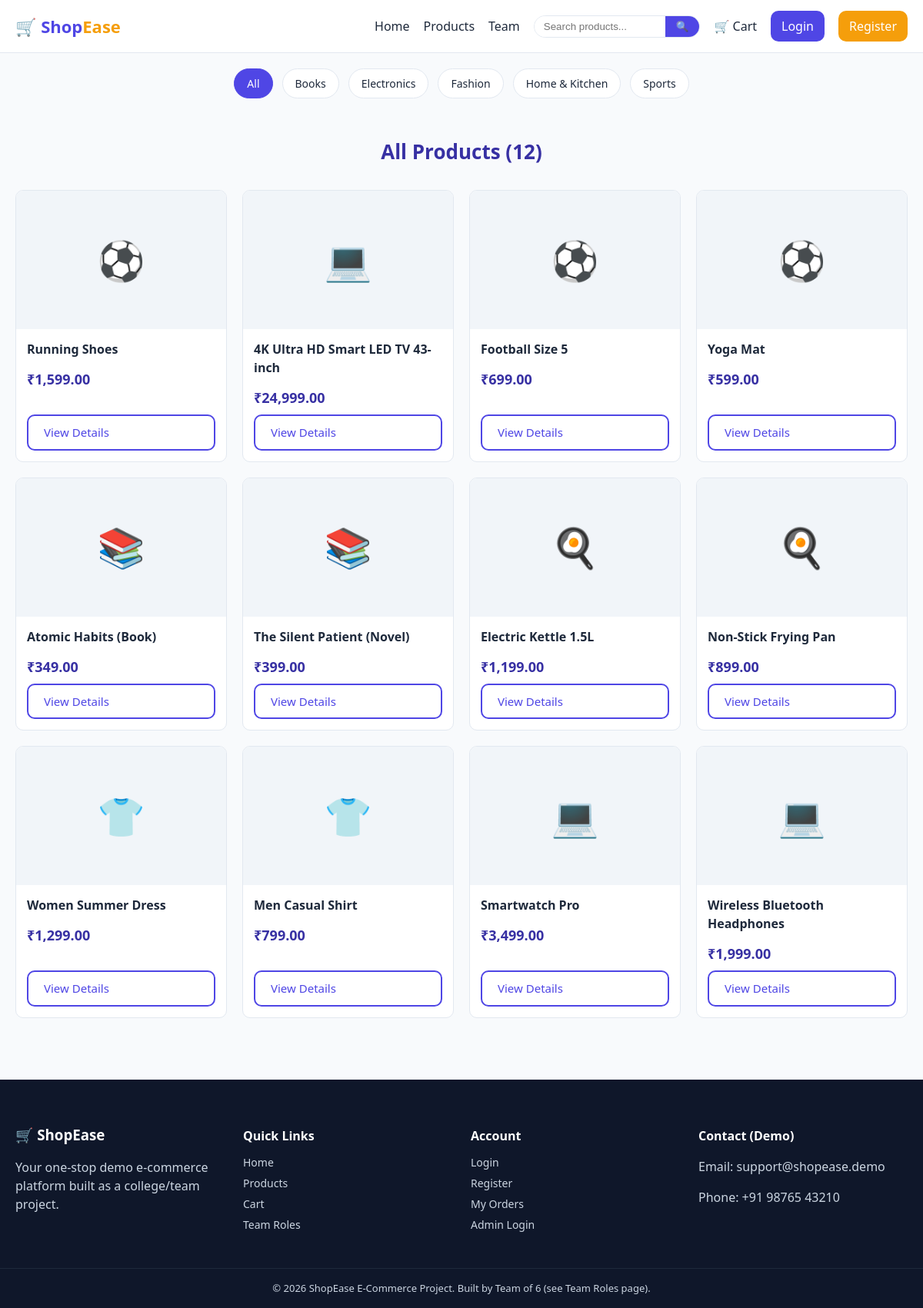
/products.php, run on the app's committed database.
### tables this page shows
CREATE TABLE IF NOT EXISTS categories (
    id INT AUTO_INCREMENT PRIMARY KEY,
    name VARCHAR(100) NOT NULL
);

CREATE TABLE IF NOT EXISTS products (
    id INT AUTO_INCREMENT PRIMARY KEY,
    name VARCHAR(150) NOT NULL,
    description TEXT,
    price DECIMAL(10,2) NOT NULL,
    image VARCHAR(255) DEFAULT 'no-image.png',
    category_id INT,
    stock INT DEFAULT 100,
    created_at DATETIME DEFAULT CURRENT_TIMESTAMP,
    FOREIGN KEY (category_id) REFERENCES categories(id) ON DELETE SET NULL
);

### includes/helpers.php (called while the page is built, shortened)
<?php
function categoryEmoji($category_id) {
    $map = [
        1 => '💻',
        2 => '👕',
        3 => '🍳',
        4 => '📚',
        5 => '⚽',
    ];
    return isset($map[$category_id]) ? $map[$category_id] : '📦';
}
?>

### products.php (the view, shortened to what this page needs)
<?php
require_once __DIR__ . '/config/db.php';
require_once __DIR__ . '/includes/helpers.php';
include __DIR__ . '/includes/header.php';
$categories = mysqli_query($conn, "SELECT * FROM categories ORDER BY name");
$search = isset($_GET['search']) ? sanitize($conn, $_GET['search']) : '';
$categoryId = isset($_GET['category']) ? (int) $_GET['category'] : 0;
$sql = "SELECT * FROM products WHERE 1=1";
$sql .= " ORDER BY id DESC";
$products = mysqli_query($conn, $sql);
$productCount = mysqli_num_rows($products);
?>
<div class="categories-bar">
  <a href="products.php" class="category-chip <?php echo $categoryId == 0 ? 'active' : ''; ?>">All</a>
  <?php
  mysqli_data_seek($categories, 0);
  while ($cat = mysqli_fetch_assoc($categories)):
  ?>
    <a href="products.php?category=<?php echo $cat['id']; ?>" class="category-chip <?php echo $categoryId == $cat['id'] ? 'active' : ''; ?>">
      <?php echo htmlspecialchars($cat['name']); ?>
    </a>
  <?php endwhile; ?>
</div>
<h2 class="section-title">
  <?php echo $search !== '' ? 'Search results for "' . htmlspecialchars($search) . '"' : 'All Products'; ?>
  (<?php echo $productCount; ?>)
</h2>
<?php if ($productCount === 0): ?>
  <div class="container">
    <p style="text-align:center; padding: 40px 0;">No products found. Try a different search or category.</p>
  </div>
<?php else: ?>
  <div class="product-grid">
    <?php while ($p = mysqli_fetch_assoc($products)): ?>
      <div class="product-card">
        <a href="product-details.php?id=<?php echo $p['id']; ?>">
          <div class="product-image"><?php echo categoryEmoji($p['category_id']); ?></div>
        </a>
        <div class="product-info">
          <h3><?php echo htmlspecialchars($p['name']); ?></h3>
          <div class="price">₹<?php echo number_format($p['price'], 2); ?></div>
          <a href="product-details.php?id=<?php echo $p['id']; ?>" class="btn btn-outline btn-block">View Details</a>
        </div>
      </div>
    <?php endwhile; ?>
  </div>
<?php endif; ?>
<?php include __DIR__ . '/includes/footer.php'; ?>

### assets/css/style.css (style rules this page uses)
:root { --primary: #4f46e5; --primary-dark: #3730a3; --accent: #f59e0b; --danger: #dc2626; --success: #16a34a; --bg: #f8fafc; --card-bg: #ffffff; --text: #1e293b; --muted: #64748b; --border: #e2e8f0; --radius: 10px; }
* { box-sizing: border-box; }
body { margin: 0; font-family: 'Segoe UI', Arial, sans-serif; background: var(--bg); color: var(--text); line-height: 1.5; }
a { text-decoration: none; color: inherit; }
.btn { display: inline-block; padding: 10px 20px; background: var(--primary); color: #fff; border: none; border-radius: var(--radius); cursor: pointer; font-size: 15px; transition: background 0.2s ease, transform 0.1s ease; }
.btn-outline { background: transparent; border: 2px solid var(--primary); color: var(--primary); }
.btn-block { width: 100%; }
.categories-bar { display: flex; gap: 12px; padding: 20px; overflow-x: auto; justify-content: center; flex-wrap: wrap; }
.category-chip { background: #fff; border: 1px solid var(--border); padding: 8px 16px; border-radius: 20px; font-size: 14px; white-space: nowrap; }
.category-chip.active, .category-chip:hover { background: var(--primary); color: #fff; border-color: var(--primary); }
.section-title { text-align: center; margin: 30px 0 20px; font-size: 26px; color: var(--primary-dark); }
.product-grid { display: grid; grid-template-columns: repeat(4, 1fr); gap: 20px; padding: 10px 20px 40px; }
.product-card { background: var(--card-bg); border: 1px solid var(--border); border-radius: var(--radius); overflow: hidden; display: flex; flex-direction: column; transition: transform 0.15s ease, box-shadow 0.15s ease; }
.product-image { height: 180px; background: #f1f5f9; display: flex; align-items: center; justify-content: center; font-size: 50px; }
.product-info { padding: 14px; flex: 1; display: flex; flex-direction: column; }
.product-info h3 { font-size: 16px; margin: 0 0 6px; }
.product-info .price { font-size: 18px; font-weight: 700; color: var(--primary-dark); margin: 8px 0; }
.product-info .btn { margin-top: auto; }

### data on the page
categories: name "Books"
categories: name "Electronics"
categories: name "Fashion"
categories: name "Home & Kitchen"
categories: name "Sports"
products: category "⚽", name "Running Shoes", price "1,599.00"
products: category "💻", name "4K Ultra HD Smart LED TV 43-inch", price "24,999.00"
products: category "⚽", name "Football Size 5", price "699.00"
products: category "⚽", name "Yoga Mat", price "599.00"
products: category "📚", name "Atomic Habits (Book)", price "349.00"
products: category "📚", name "The Silent Patient (Novel)", price "399.00"
products: category "🍳", name "Electric Kettle 1.5L", price "1,199.00"
products: category "🍳", name "Non-Stick Frying Pan", price "899.00"
products: category "👕", name "Women Summer Dress", price "1,299.00"
products: category "👕", name "Men Casual Shirt", price "799.00"
products: category "💻", name "Smartwatch Pro", price "3,499.00"
products: category "💻", name "Wireless Bluetooth Headphones", price "1,999.00"

### other printed values
$productCount "12"
